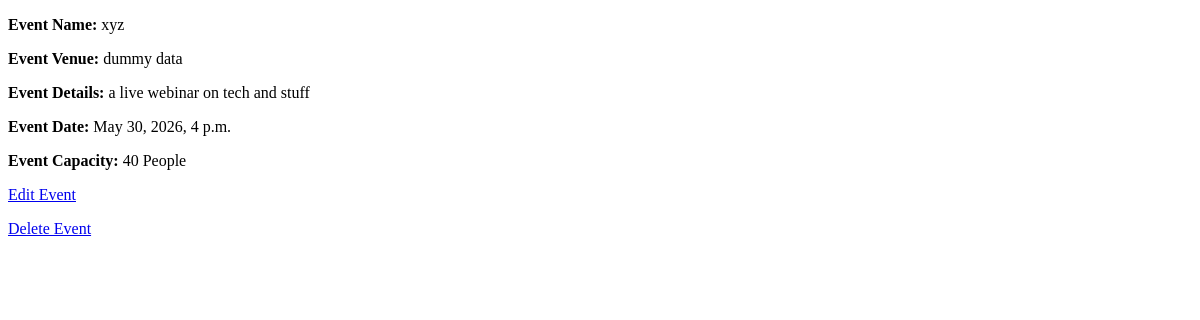
The app's page /events/list/ (signed in), older data.
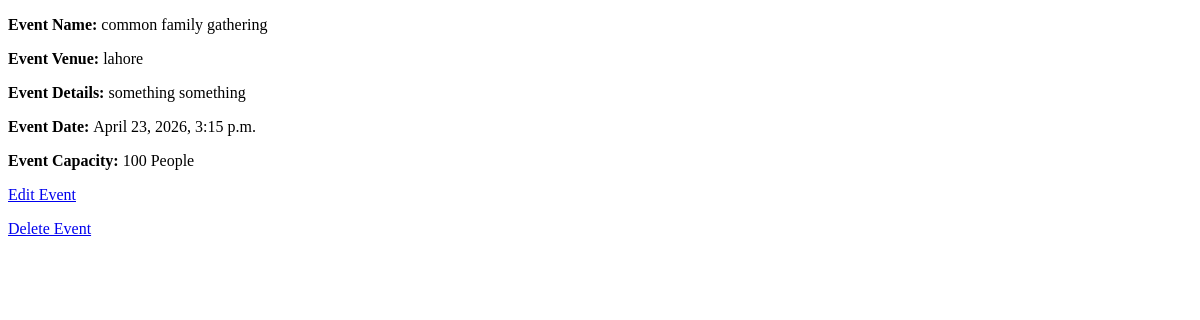
The same page, newer data.
### events/models.py (models this page shows)
class Events(models.Model):
    event_name = models.CharField(max_length=200)
    event_venue = models.CharField(max_length=200 )
    event_date = models.DateTimeField()
    event_capacity = models.IntegerField()
    event_type = models.CharField(max_length=200 )
    event_details = models.TextField()
    user = models.ForeignKey(settings.AUTH_USER_MODEL, on_delete=models.CASCADE, related_name='events')

### events/views.py (the view)
# urls.py: path('list/', views.event_list, name='event_list'),
@login_required
def event_list(request):
    event = Events.objects.filter(user = request.user)
    return render(request, 'events/event_list.html',{'event':event})

### events/templates/events/event_list.html
{% extends 'base.html' %}
{% block content %}
{% if event %}
{% for e in event %}
<div>
    <p><strong>Event Name: </strong>{{e.event_name}}</p>
    <p><strong>Event Venue: </strong>{{e.event_venue}}</p>
    <p><strong>Event Details: </strong>{{e.event_details}}</p>
    <p><strong>Event Date: </strong>{{e.event_date}}</p>
    <p><strong>Event Capacity: </strong>{{e.event_capacity}} People</p>
    <p><a href="{% url 'events:edit_event' e.id %}">Edit Event</a></p>
    <p><a href="{% url 'events:delete_event' e.id %}">Delete Event</a></p>
</div>
{% endfor %}
{% else %}
<p>You do not have any events. <a href="{% url 'events:create_event' %}">Register event</a></p>
{% endif %}
{% endblock %}

### templates/base.html (shortened to what this page needs)
<!DOCTYPE html>
<html lang="en">
<head>
</head>
<body>
    {% block content %}
    {% endblock %}
</body>
</html>

Row changes from the older to the newer data that the page shows:
removed Events: event_name "xyz", event_venue "dummy data", event_details "a live webinar on tech and stuff", event_date "May 30, 2026, 4 p.m.", event_capacity "40"
added Events: event_name "common family gathering", event_venue "lahore", event_details "something something", event_date "April 23, 2026, 3:15 p.m.", event_capacity "100"
